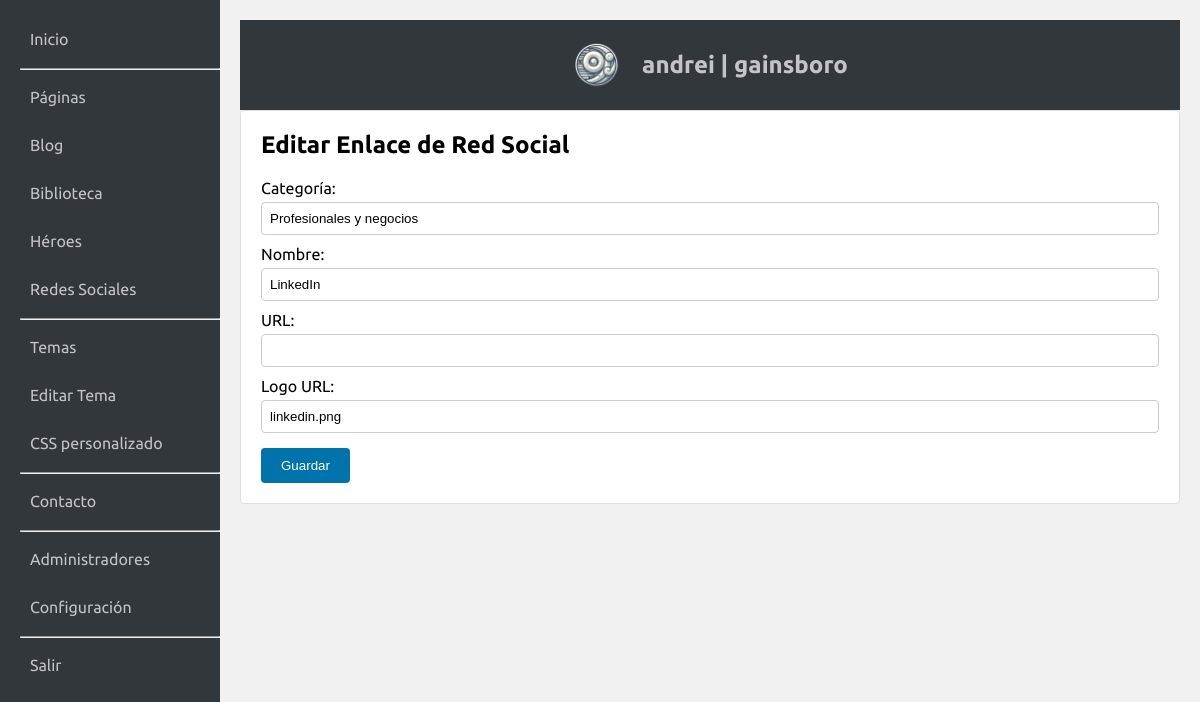
Screenshot of /admin/index.php?action=edit_social_media&id=6 (signed in) with the database file from the repository.
### tables this page shows
CREATE TABLE social_media (
    id INTEGER PRIMARY KEY AUTOINCREMENT,
    category TEXT NOT NULL,
    name TEXT NOT NULL,
    url TEXT NOT NULL,
    logo TEXT NOT NULL
);

### admin/index.php (called while the page is built, shortened)
<?php
require_once 'admin.php';

### admin/acciones/editarmediossociales.php (the view, shortened to what this page needs)
<?php
        $id = $_GET['id'] ?? null;
        $socialMediaData = [
            'id' => '',
            'category' => '',
            'name' => '',
            'url' => '',
            'logo' => ''
        ];
        if ($id) {
            $stmt = $db->prepare("SELECT * FROM social_media WHERE id = :id");
            $stmt->bindValue(':id', $id, SQLITE3_INTEGER);
            $res = $stmt->execute();
            $found = $res->fetchArray(SQLITE3_ASSOC);
            if ($found) {
                $socialMediaData = $found;
            }
        }
        $html = "<div class='admin-form'>
                    <h2>" . ($id ? "Editar Enlace de Red Social" : "Agregar Enlace de Red Social") . "</h2>
                    <form method='post'>
                        <label for='category'>Categoría:</label>
                        <input type='text' name='category' id='category' value='" . htmlspecialchars($socialMediaData['category']) . "' required>
                        <label for='name'>Nombre:</label>
                        <input type='text' name='name' id='name' value='" . htmlspecialchars($socialMediaData['name']) . "' required>
                        <label for='url'>URL:</label>
                        <input type='text' name='url' id='url' value='" . htmlspecialchars($socialMediaData['url']) . "' required>
                        <label for='logo'>Logo URL:</label>
                        <input type='text' name='logo' id='logo' value='" . htmlspecialchars($socialMediaData['logo']) . "' required>
                        <button type='submit' name='save_social_media'>Guardar</button>
                    </form>
                 </div>";
?>

### admin/admin.css (style rules this page uses)
body { font-family: Ubuntu, sans-serif; margin: 0; padding: 0; background-color: #f1f1f1; display: flex; justify-content: center; align-items: center; height: 100vh; }
.admin-section h2 { margin-top: 0; }
.admin-form label { display: block; margin-top: 10px; }
.admin-form input, .admin-form textarea, .admin-form select,.admin-table input { width: 100%; padding: 8px; margin-top: 5px; border: 1px solid #ccc; border-radius: 4px; box-sizing:border-box; }
.admin-form button { background-color: #0073aa; color: #fff; border: none; padding: 10px 20px; border-radius: 4px; cursor: pointer; margin-top: 15px; }

### rows the page displays
social_media: category "Profesionales y negocios", name "LinkedIn", logo "linkedin.png"
